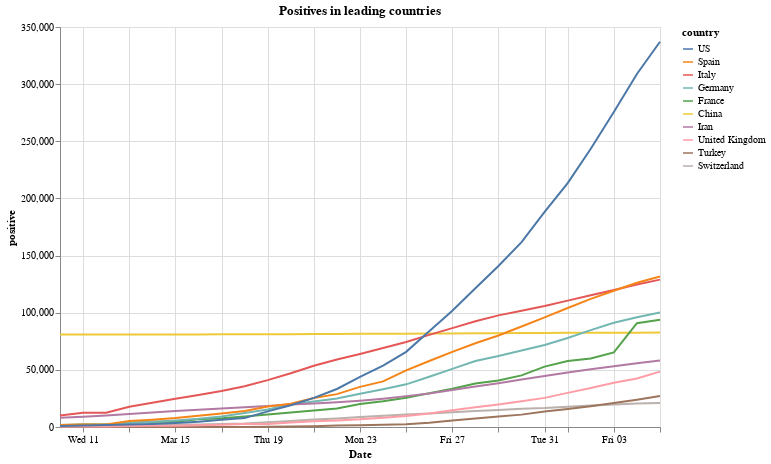

The notebook cell this image was saved under:
### Code cell
df_world |> @filter(_.date > Date(2020, 3, 9) && _.country ∈ unique(df_world[df_world.positive.>2e4, :country]) ) |>
@vlplot(
    layer=[{
        :line,
        height = 400, width=600,
        x = {:date, timeUnite = :yearmonthdate},
        y = {:positive},
        color = {:country, sort= {op=:max, field=:positive, order=:descending}},
        title = "Positives in leading countries"
    },
    {
        transform=[
            {
                filter= {field = :date, gt = vltime(now()-Day(10))}
            },
            {
                regression=:positive,
                on=:date,
                groupby=[:country],
                method=:exp,
                extent=[vltime(DateTime(2020, 3,10)), vltime(now()+Day(5))]
            }
        ],
        mark={:line, style=:dashed, strokeDash=8},
        x = {:date, title="Date", timeUnite = :yearmonthdate},
        y=:positive,
        color = {:country, sort= {op=:max, field=:positive, order=:descending}},
    }
    ]
)

### Figure 1 — Vega-Lite specification as saved in the notebook (floating-point values rounded to 4 significant figures; data arrays with more than 128 entries replaced by an {"elided": "..."} marker saying what was removed)
{"data": {"values": {"elided": "270 records"}}, "layer": [{"encoding": {"color": {"field": "country", "sort": {"field": "positive", "op": "max", "order": "descending"}, "type": "nominal"}, "x": {"field": "date", "timeUnite": "yearmonthdate", "type": "temporal"}, "y": {"field": "positive", "type": "quantitative"}}, "height": 400, "mark": "line", "title": "Positives in leading countries", "width": 600}, {"encoding": {"color": {"field": "country", "sort": {"field": "positive", "op": "max", "order": "descending"}, "type": "nominal"}, "x": {"field": "date", "timeUnite": "yearmonthdate", "title": "Date", "type": "temporal"}, "y": {"field": "positive", "type": "quantitative"}}, "mark": {"strokeDash": 8, "style": "dashed", "type": "line"}, "transform": [{"filter": {"field": "date", "gt": 1585319754254}}, {"extent": [1583798400000, 1586615754254], "groupby": ["country"], "method": "exp", "on": "date", "regression": "positive"}]}]}
